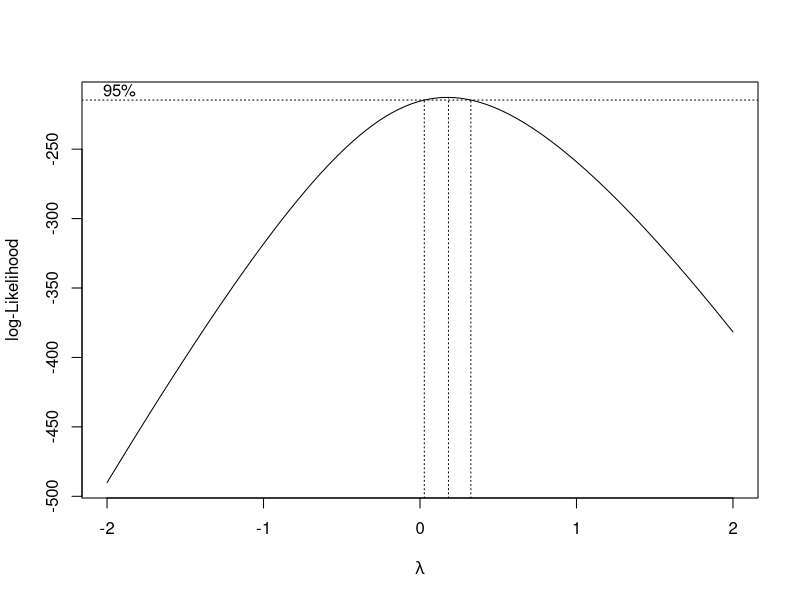
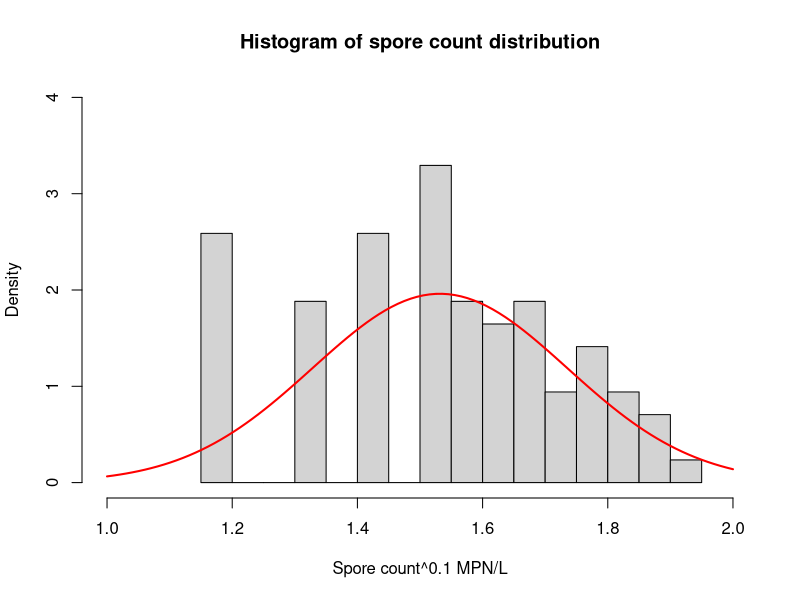

The R script that drew these images, in order: (Note: this script raises an error after producing the figures.)
## Setting working directory
setwd("~/Cornell/Projects/MC Cheese blowing/MC-Cheese-blowing/")

## Simulate distribution of initial spore conc-----------------------------------------
#Load file
Spore = read.csv("Initial spore concentration.csv", header = T)

#Load pacakge
library(tidyr)
library(fitdistrplus)

##Data cleaning
colnames(Spore)[1] = "ID"
Spore = gather(Spore,"Month","Count",-"ID")

##Create data frame
Spore$Count[Spore$Count == "" ] = NA
count = na.omit(Spore$Count)
count[count == "<18"] = "4.5"

# box-cox
library(MASS)
boxcox(count ~ 1)

## Check the correct distribution to fit
#count = as.numeric(count)
#fit = fitdist(count_t,"norm", "mme")
#summary(fit)
#fit2 = fitdist(count, "pois", method = "mme")
#summary(fit2)
#fit3 = fitdist(count, "nbinom", method = "mme")
#summary(fit3)

# Visualize simulated distribution
count_t = as.numeric(count)^0.1 
#qqnorm(count_t);qqline(count_t)
#par(mfrow=c(1,1))
hist(count_t,probability = T, xlim = c(1,2), breaks = 20, 
     main = "Histogram of spore count distribution",
     xlab = "Spore count^0.1 MPN/L",
     ylim = c(0,4))
tempx = seq(1,2,length.out = 100)
tempy = dnorm(tempx, mean(count_t), sd(count_t)); lines(tempx, tempy,col='red',lwd=2)


## Simulation set-up -----------------------------------------------------------
## Cheese vat and block identifications
n_sim = 10000
vat_id = rep(1:n_sim, each = 20)
block_id = rep(1:20, n_sim)

## Simulate var spore count as MPN/kg milk in cheese vat

vat_norm_count = rnorm(n_sim, mean(count_t), sd(count_t))
vat_sim_count = vat_norm_count^10
#hist(vat_sim_count, breaks = 50)

## Combine ids with initial spore count
vat_count = round(rep(vat_sim_count, each = 20))
block_count = vector()
for (i in 1:length(vat_count)){
  block_count[i] = rpois(1, lambda = vat_count[i])
}
data = data.frame(vat_id, vat_count,block_id,block_count)
#head(data, 20)
#mean(data$block_sim_count)

## Ripening parameters
temp = 14
pH = runif(n_sim, min = 5.2, max = 5.6)
data$pH = round(rep(pH, each = 20),2)


#Functions-------------------------------------------------------------------------
baranyi_log10N = function(t,lag,mumax,LOG10N0,LOG10Nmax) {
  ans <- LOG10Nmax + log10((-1 + exp(mumax * lag) + exp(mumax * t))/(exp(mumax * t) - 1 + exp(mumax * lag) * 10^(LOG10Nmax -LOG10N0)))
  return(ans)
}

final_conc = function(N0, temp = 37, pH = 5.8, aw = 1, aw_min, hour){
  #Default growth rate 
  mumax = 5.415
  
  #Gamma concenpt
  gamma_T = ((temp -10)/(37-10))^2
  gamma_pH = (pH-4.65)*(7.3-pH)/(5.8-4.65)/(7.3-5.8)
  gamma_aw = (aw-aw_min)/(1-aw_min)
  
  #Adjusted values
  mu = mumax*gamma_T*gamma_pH*gamma_aw
  mu = if (mu<0) 0 else mu
  print(mu)
  
  #Model growth
  N = baranyi_log10N(hour, lag=0, mumax=mu, LOG10N0 = log10(N0), LOG10Nmax = 12.2)
  10^N
}


aw_inhibit = function(pH){
  salt_max_h = -4.7953*pH^2+55.187*pH-154.18
  salt_max_l = -3.6257*pH^2+41.971*pH-118.42
  aw_min_l = 0.995-0.00721*salt_max_h
  aw_min_h = 0.995-0.00721*salt_max_l
  aw_min = vector()
  for (i in 1:length(pH)){
    aw_min[i] = runif(1, aw_min_l[i],aw_min_h[i])
  }
  
  round(aw_min,3)
}


day2nogrowth=function(aw){
}


aw_atday = function(days){
  0.000004*days^2-0.0009*days+0.9896
}

#------------------------------------------
## add time limit based on pH
data$aw_inhibit = round(aw_inhibit(data$pH),3)

final_count = final_conc(data$block_count, temp = 14, pH=data$pH, aw=aw_atday(1),aw_min=data$aw_inhibit, hour=1*24)
final_count = cbind(final_count, 
                    final_conc(final_count, temp = 14, pH=data$pH, aw=aw_atday(2),aw_min=data$aw_inhibit, hour=1*24))
for (i in 3:37){
  N0 = final_count[,i-1]
  new = final_conc(N0, temp = 14, pH=data$pH, aw=aw_atday(i),aw_min=data$aw_inhibit,hour=1*24)
  final_count = cbind(final_count, new)
}

var_name = vector()
for (i in 1:37){
  var_name[i] = paste("day",as.character(i),sep = "_")
}

colnames(final_count) = var_name
data = cbind(data, final_count)

hist(log10(data$day_25), freq = F)

sum(log10(data$day_25)>9.185)/(20*n_sim)
